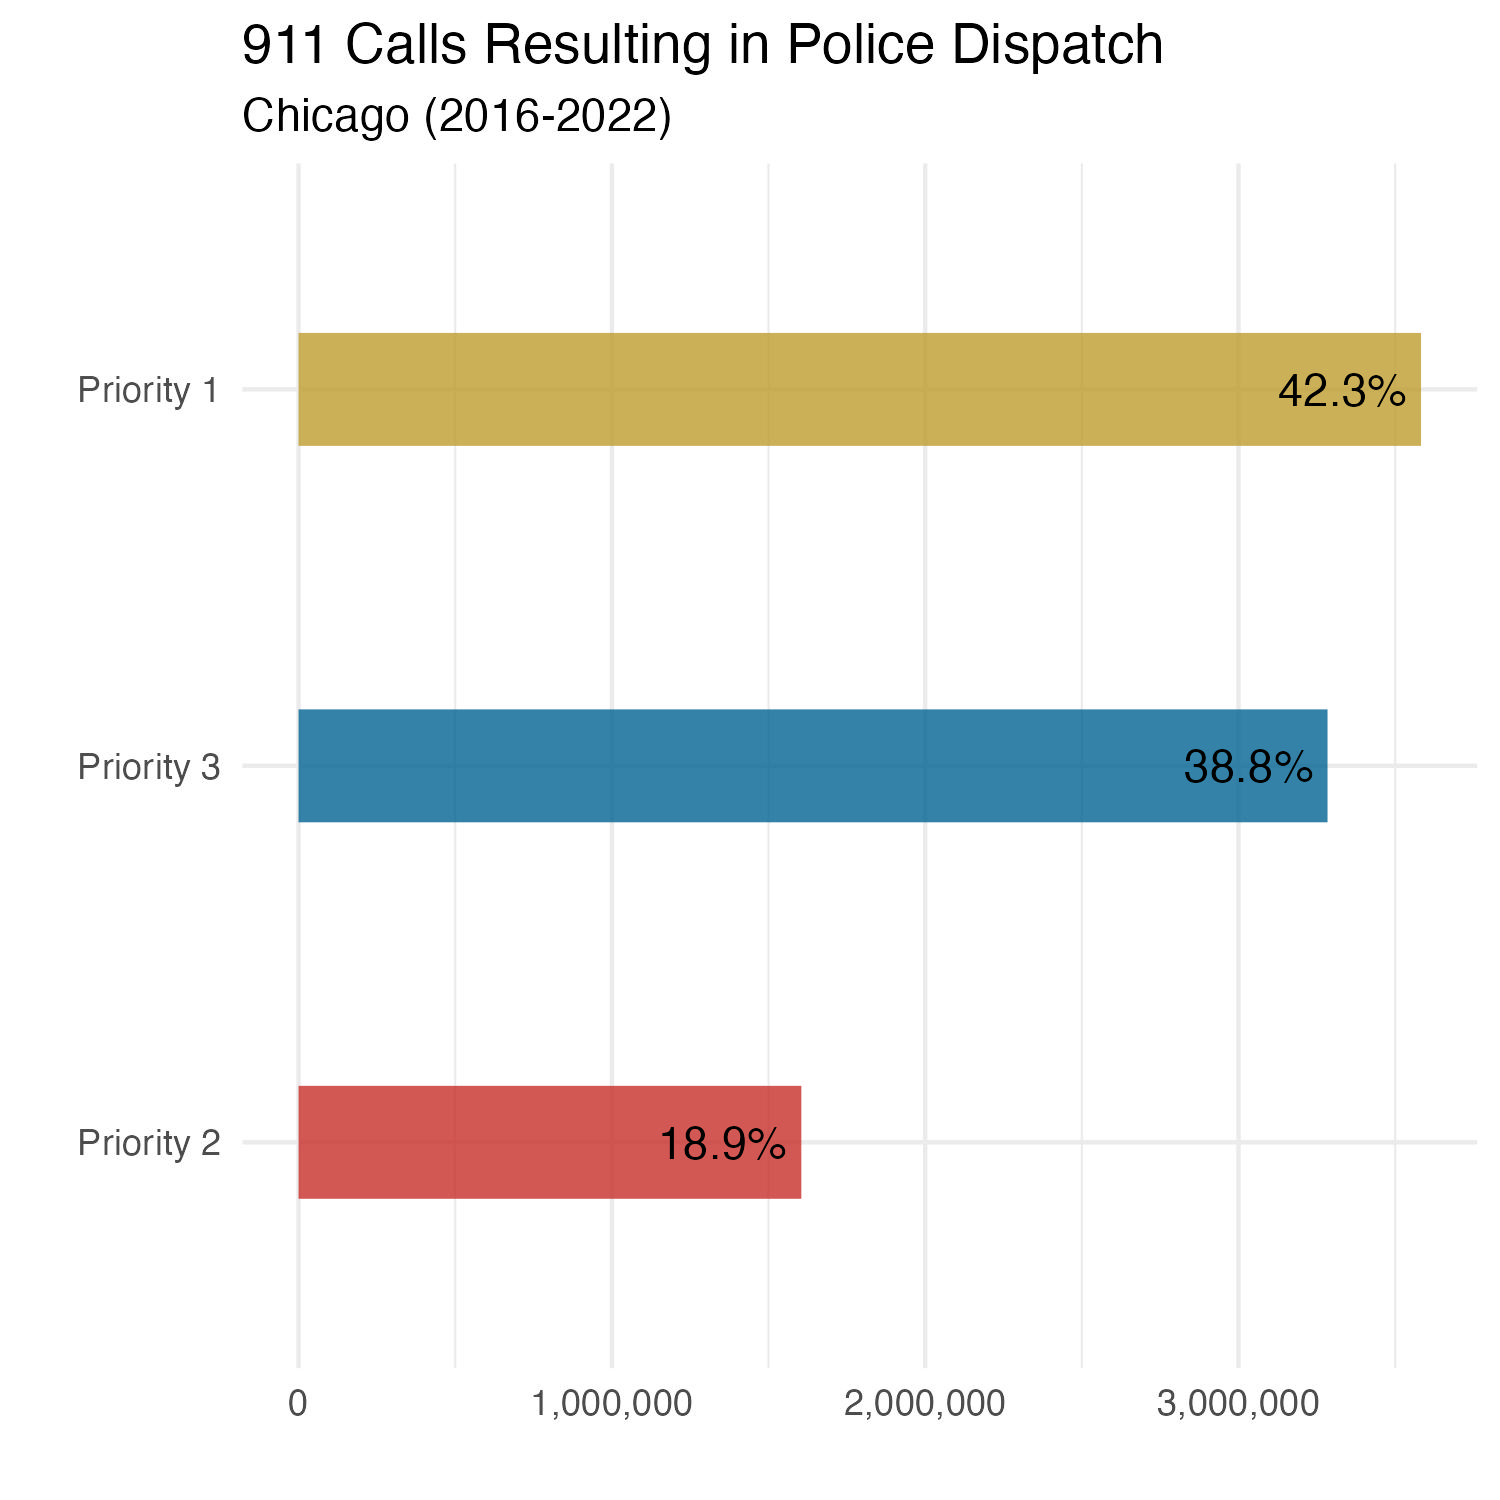

Source code (R):
priorities <- dispatch_panel %>% 
  filter(priority_code > 0) %>% 
  count(priority_code, sort = T) %>% 
  mutate(priority_code = fct_reorder(as.factor(priority_code), n))


priority_description = c("involves an imminent threat to life, bodily injury, or major property damage/loss",
                         "in which timely police action which has the potential to affect the outcome of an incident",
                         "a response to a call for service that does not involve an imminent threat to life, bodily injury, or major property damage/loss, and a reasonable delay in police action will not affect the outcome of the incident.")

priority_fractions <- priorities %>% 
  mutate(priority_code = glue::glue("Priority {priority_code}")) %>%
  mutate(priority_code = fct_reorder(as.factor(priority_code), n)) %>%
  mutate(total = sum(n),
         fraction = round(n/total, 3)) %>% 
  mutate(n_comma = n %>% scales::comma()) %>% 
  ggplot(aes(priority_code, n, fill = priority_code)) +
  geom_col(width = .3, alpha = 0.8) +
  geom_text(aes(label = fraction),hjust = 1.1) +
  coord_flip() +
  scale_y_continuous(label= scales::comma) +
  ggthemes::scale_fill_wsj() +
  labs(x = "", y = "", title = "911 Calls Resulting in Police Dispatch",
       subtitle = "Chicago (2016-2022)") +
  theme_minimal() +
  theme(legend.position = "none")

ggsave(priority_fractions, file = "presentations/figures/priority_fractions.jpeg",
       height = 5, width = 5)

